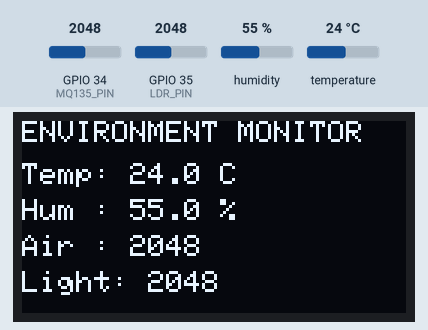
This sketch was run on a simulated ESP32. On the bench: 128×64 one-colour display. The inputs (shaded band) are chosen by the test bench; at power-on: humidity 55 %, GPIO 34 (MQ135_PIN) = 2048, GPIO 35 (LDR_PIN) = 2048, temperature 24 °C (analog values on the 0–4095 scale). WiFi joins after 1.5 s; servers stay silent unless stated; web services answer with replies made up by the test bench; what the sketch prints to the serial monitor is not drawn.

Above: at 2.7 s.
2.8 s: humidity set to 22 %
At 6.4 s:
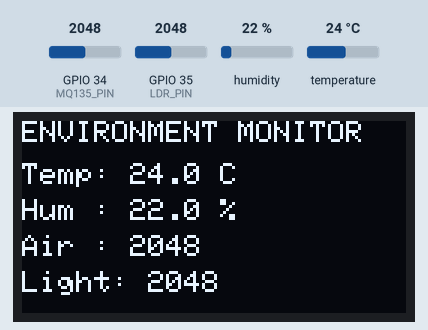
7.5 s: GPIO 34 (MQ135_PIN) set to 2866
At 8.9 s:
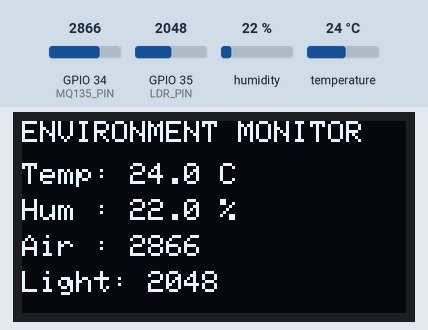
10.2 s: GPIO 35 (LDR_PIN) set to 2866
At 13.2 s:
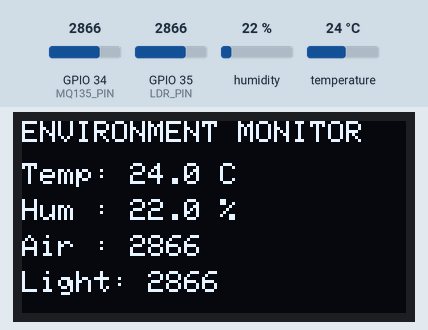
13.5 s: temperature set to 12 °C
At 14.9 s:
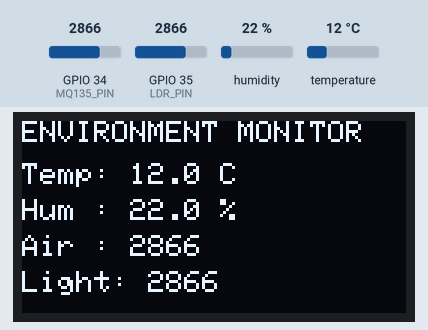
16.2 s: GPIO 34 (MQ135_PIN) set to 3972
At 19.1 s:
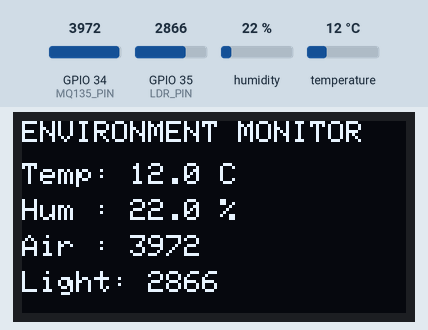
19.5 s: GPIO 35 (LDR_PIN) set to 3972
At 20.5 s:
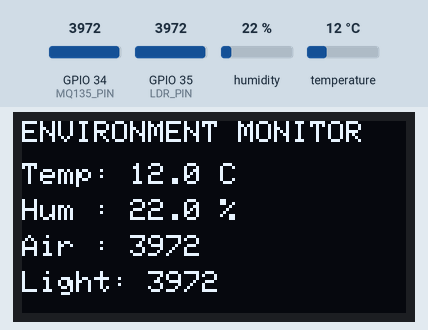
Timing chart, 0 to 22.5 s (numbered marks = the images above; inputs shaded):
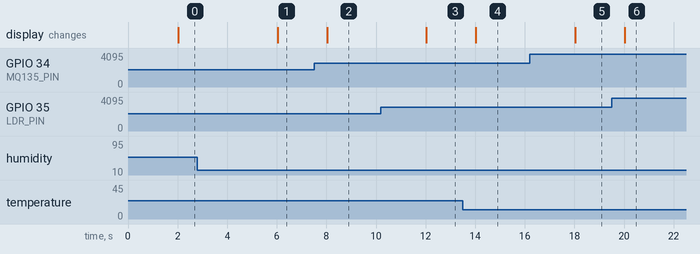

The sketch:

smart_environmental_monitor.ino
```cpp
/*
  Smart Environmental Monitoring System
  Hardware: ESP32 + DHT22 + MQ-135 + LDR + SSD1306 OLED
  IoT: ThingSpeak

  Libraries:
  - DHT sensor library
  - Adafruit GFX Library
  - Adafruit SSD1306

  Before uploading:
  1. Select your ESP32 board in Arduino IDE.
  2. Enter Wi-Fi SSID/password.
  3. Enter ThingSpeak Channel ID and Write API Key.
  4. Ensure MQ-135 analog output is voltage-divided to <= 3.3 V before GPIO34.
*/

#include <WiFi.h>
#include <HTTPClient.h>
#include <DHT.h>
#include <Wire.h>
#include <Adafruit_GFX.h>
#include <Adafruit_SSD1306.h>

#define DHT_PIN       4
#define DHT_TYPE      DHT22
#define MQ135_PIN     34
#define LDR_PIN       35

#define OLED_WIDTH    128
#define OLED_HEIGHT   64
#define OLED_RESET    -1
#define OLED_ADDRESS  0x3C

// ---------- USER CONFIGURATION ----------
const char* WIFI_SSID = "YOUR_WIFI_SSID";
const char* WIFI_PASSWORD = "YOUR_WIFI_PASSWORD";

const unsigned long THINGSPEAK_CHANNEL_ID = 1234567;
const char* THINGSPEAK_WRITE_API_KEY = "YOUR_WRITE_API_KEY";
// ----------------------------------------

const unsigned long SENSOR_INTERVAL_MS = 2000;
const unsigned long CLOUD_INTERVAL_MS = 15000;

DHT dht(DHT_PIN, DHT_TYPE);
Adafruit_SSD1306 display(OLED_WIDTH, OLED_HEIGHT, &Wire, OLED_RESET);

unsigned long lastSensorRead = 0;
unsigned long lastCloudUpload = 0;

float temperature = 0.0;
float humidity = 0.0;
int airQuality = 0;
int lightLevel = 0;

void connectWiFi()
{
  Serial.print("Connecting to Wi-Fi");

  WiFi.begin(WIFI_SSID, WIFI_PASSWORD);

  unsigned long startTime = millis();

  while (WiFi.status() != WL_CONNECTED && millis() - startTime < 15000)
  {
    delay(500);
    Serial.print(".");
  }

  Serial.println();

  if (WiFi.status() == WL_CONNECTED)
  {
    Serial.println("Wi-Fi connected");
    Serial.print("IP address: ");
    Serial.println(WiFi.localIP());
  }
  else
  {
    Serial.println("Wi-Fi connection failed");
  }
}

void readSensors()
{
  float newTemperature = dht.readTemperature();
  float newHumidity = dht.readHumidity();

  if (!isnan(newTemperature))
    temperature = newTemperature;

  if (!isnan(newHumidity))
    humidity = newHumidity;

  airQuality = analogRead(MQ135_PIN);
  lightLevel = analogRead(LDR_PIN);
}

void updateOLED()
{
  display.clearDisplay();
  display.setTextSize(1);
  display.setTextColor(SSD1306_WHITE);

  display.setCursor(0, 0);
  display.println("ENVIRONMENT MONITOR");

  display.setCursor(0, 14);
  display.print("Temp: ");
  display.print(temperature, 1);
  display.println(" C");

  display.setCursor(0, 26);
  display.print("Hum : ");
  display.print(humidity, 1);
  display.println(" %");

  display.setCursor(0, 38);
  display.print("Air : ");
  display.println(airQuality);

  display.setCursor(0, 50);
  display.print("Light: ");
  display.println(lightLevel);

  display.display();
}

void uploadToThingSpeak()
{
  if (WiFi.status() != WL_CONNECTED)
  {
    connectWiFi();
    return;
  }

  HTTPClient http;

  String url = "http://api.thingspeak.com/update?api_key=";
  url += THINGSPEAK_WRITE_API_KEY;
  url += "&field1=";
  url += String(temperature, 2);
  url += "&field2=";
  url += String(humidity, 2);
  url += "&field3=";
  url += String(airQuality);
  url += "&field4=";
  url += String(lightLevel);

  http.begin(url);

  int responseCode = http.GET();

  Serial.print("ThingSpeak response: ");
  Serial.println(responseCode);

  http.end();
}

void setup()
{
  Serial.begin(115200);

  dht.begin();

  analogReadResolution(12);

  Wire.begin(21, 22);

  if (!display.begin(SSD1306_SWITCHCAPVCC, OLED_ADDRESS))
  {
    Serial.println("OLED initialization failed");
  }
  else
  {
    display.clearDisplay();
    display.setTextSize(1);
    display.setTextColor(SSD1306_WHITE);
    display.setCursor(0, 20);
    display.println("System Starting...");
    display.display();
  }

  connectWiFi();
}

void loop()
{
  unsigned long currentTime = millis();

  if (currentTime - lastSensorRead >= SENSOR_INTERVAL_MS)
  {
    lastSensorRead = currentTime;

    readSensors();
    updateOLED();

    Serial.print("Temperature: ");
    Serial.print(temperature, 1);
    Serial.println(" C");

    Serial.print("Humidity: ");
    Serial.print(humidity, 1);
    Serial.println(" %");

    Serial.print("Air Quality ADC: ");
    Serial.println(airQuality);

    Serial.print("Light Level ADC: ");
    Serial.println(lightLevel);

    Serial.println("-------------------------");
  }

  if (currentTime - lastCloudUpload >= CLOUD_INTERVAL_MS)
  {
    lastCloudUpload = currentTime;
    uploadToThingSpeak();
  }
}
```

Measured:
- after the input at 2.8 s, the display: changes after 3.2 s (image 1)
- after the input at 7.5 s, the display: changes after 0.53 s (image 2)
- after the input at 10.2 s, the display: changes after 1.8 s (image 3)
- after the input at 13.5 s, the display: changes after 0.53 s (image 4)
- after the input at 16.2 s, the display: changes after 1.8 s (image 5)
- after the input at 19.5 s, the display: changes after 0.53 s (image 6)
